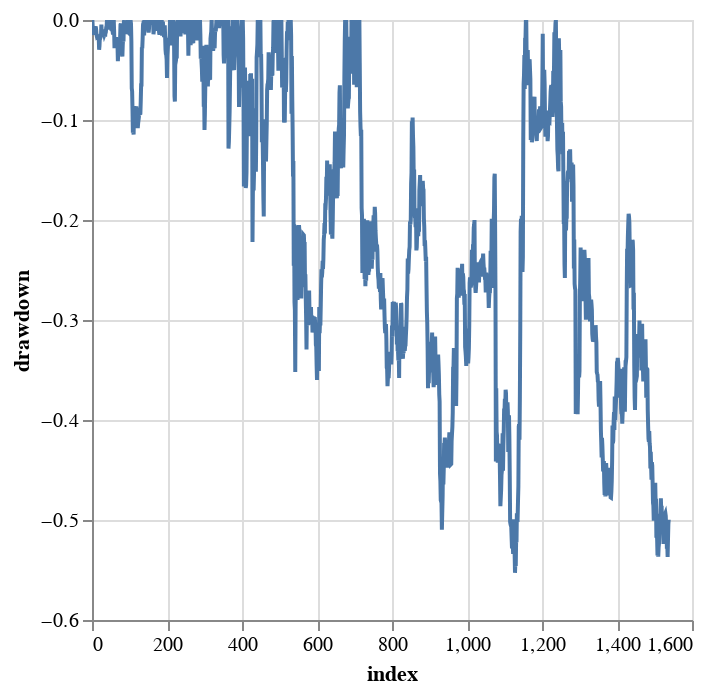

Here is the notebook cell this chart was saved with:
### Code cell
metrics['drawdown'].plot.line()

### Figure 1 — Vega-Lite specification as saved in the notebook (floating-point values rounded to 4 significant figures; data arrays with more than 128 entries replaced by an {"elided": "..."} marker saying what was removed)
{"config": {"view": {"continuousWidth": 300, "continuousHeight": 300}}, "data": {"name": "data-5998e06d6e9fdd2847ea4ac83d95df2c"}, "mark": {"type": "line", "tooltip": true}, "encoding": {"x": {"field": "index", "type": "quantitative"}, "y": {"field": "drawdown", "type": "quantitative"}}, "params": [{"name": "param_25", "select": {"type": "interval", "encodings": ["x", "y"]}, "bind": "scales"}], "$schema": "https://vega.github.io/schema/vega-lite/v5.20.1.json", "datasets": {"data-5998e06d6e9fdd2847ea4ac83d95df2c": {"elided": "1539 records"}}}
